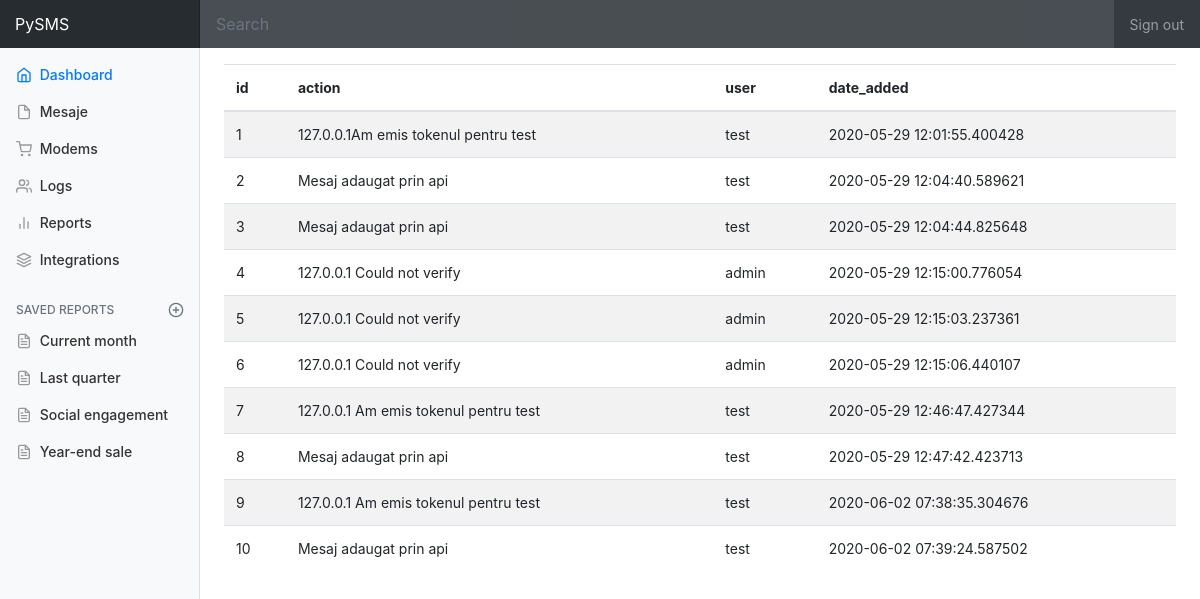
/logs, run on an earlier commit of the app's database.
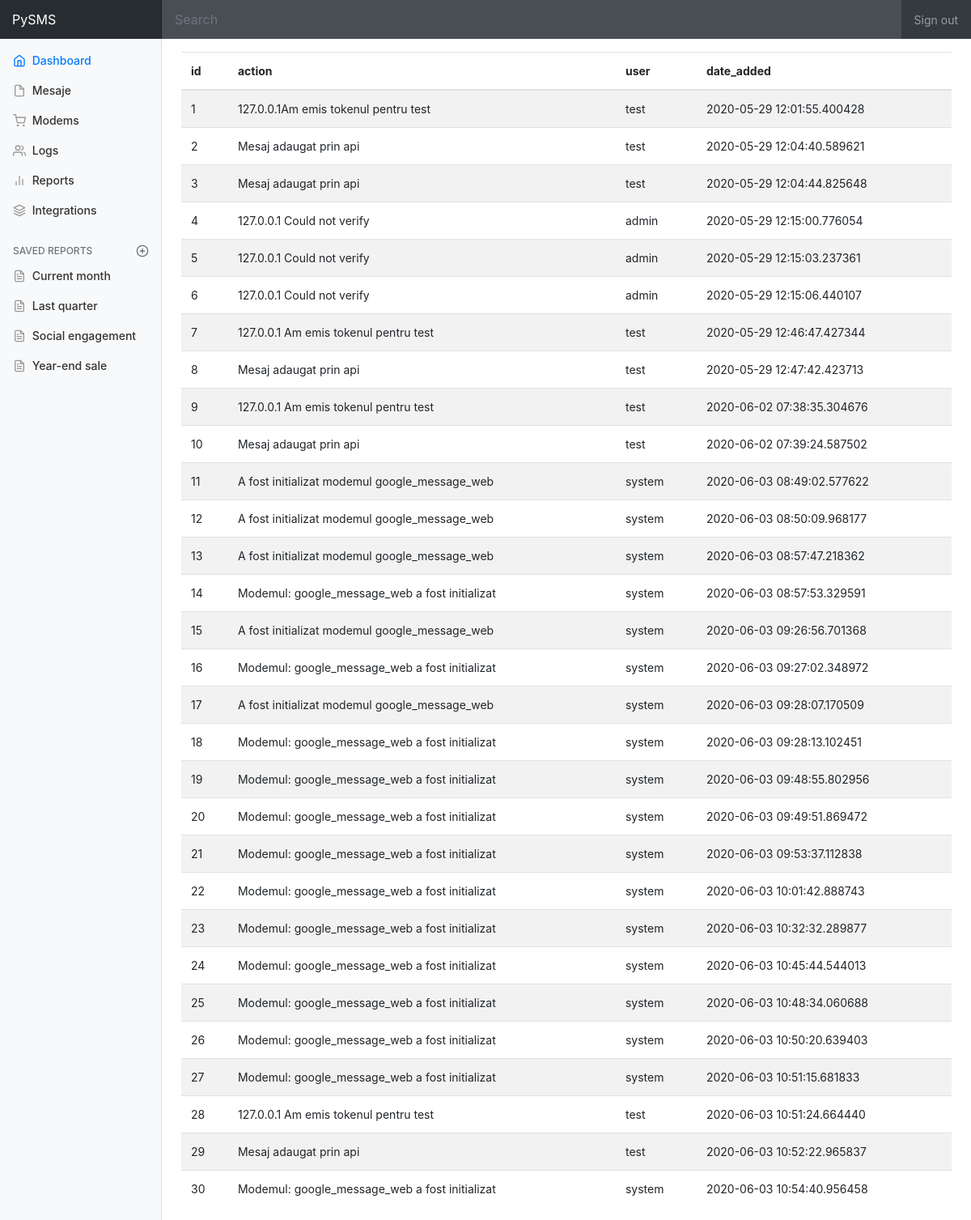
And on a later commit of the database.
### models.py (models this page shows)
class Logs(db.Model):
    id = db.Column(db.Integer, primary_key=True)
    action = db.Column(db.String(80), nullable=False)
    user = db.Column(db.String(80), nullable=False)
    date_added = db.Column(db.DateTime, nullable=False, default=datetime.datetime.utcnow)

### views.py (the view)
@app.route('/logs')
def logs():
    all_logs = Logs.query.all()
    return render_template('logs.html', all_logs=all_logs)

### templates/logs.html (shortened to what this page needs)
{% extends 'base.html' %}
{% block content %}
<div class="table-responsive">
          <table id="table_logs" class="table table-striped">
            <thead>
              <tr>
                <th>id</th>
                <th>action</th>
                <th>user</th>
                <th>date_added</th>
              </tr>
            </thead>
            <tbody>
              {% for log in all_logs %}
              <tr>
                <td>{{ log.id }}</td>
                <td>{{ log.action }}</td>
                <td>{{ log.user }}</td>
                <td>{{ log.date_added }}</td>
              </tr>
              {% endfor %}
            </tbody>
          </table>
        </div>
{% endblock %}
{% block scripts %}
<link rel="stylesheet" href="https://cdn.datatables.net/1.10.21/css/jquery.dataTables.min.css">
{% endblock %}

### templates/base.html (shortened to what this page needs)
<!doctype html>
<html lang="en">
  <head>
    <link href="https://getbootstrap.com/docs/4.0/dist/css/bootstrap.min.css" rel="stylesheet">
    <link href="{{ url_for('static', filename='css/dashboard.css') }}" rel="stylesheet">
  </head>
  <body>
    <nav class="navbar navbar-dark sticky-top bg-dark flex-md-nowrap p-0">
      <a class="navbar-brand col-sm-3 col-md-2 mr-0" href="#">PySMS</a>
      <input class="form-control form-control-dark w-100" type="text" placeholder="Search" aria-label="Search">
      <ul class="navbar-nav px-3">
        <li class="nav-item text-nowrap">
          <a class="nav-link" href="#">Sign out</a>
        </li>
      </ul>
    </nav>
    <div class="container-fluid">
      <div class="row">
        <nav class="col-md-2 d-none d-md-block bg-light sidebar">
          <div class="sidebar-sticky">
            <ul class="nav flex-column">
              <li class="nav-item">
                <a class="nav-link active" href="/">
                  <span data-feather="home"></span>
                  Dashboard <span class="sr-only">(current)</span>
                </a>
              </li>
              <li class="nav-item">
                <a class="nav-link" href="/mesaje">
                  <span data-feather="file"></span>
                  Mesaje
                </a>
              </li>
              <li class="nav-item">
                <a class="nav-link" href="/modems">
                  <span data-feather="shopping-cart"></span>
                  Modems
                </a>
              </li>
              <li class="nav-item">
                <a class="nav-link" href="/logs">
                  <span data-feather="users"></span>
                  Logs
                </a>
              </li>
              <li class="nav-item">
                <a class="nav-link" href="#">
                  <span data-feather="bar-chart-2"></span>
                  Reports
                </a>
              </li>
              <li class="nav-item">
                <a class="nav-link" href="#">
                  <span data-feather="layers"></span>
                  Integrations
                </a>
              </li>
            </ul>
            <h6 class="sidebar-heading d-flex justify-content-between align-items-center px-3 mt-4 mb-1 text-muted">
              <span>Saved reports</span>
              <a class="d-flex align-items-center text-muted" href="#">
                <span data-feather="plus-circle"></span>
              </a>
            </h6>
            <ul class="nav flex-column mb-2">
              <li class="nav-item">
                <a class="nav-link" href="#">
                  <span data-feather="file-text"></span>
                  Current month
                </a>
              </li>
              <li class="nav-item">
                <a class="nav-link" href="#">
                  <span data-feather="file-text"></span>
                  Last quarter
                </a>
              </li>
              <li class="nav-item">
                <a class="nav-link" href="#">
                  <span data-feather="file-text"></span>
                  Social engagement
                </a>
              </li>
              <li class="nav-item">
                <a class="nav-link" href="#">
                  <span data-feather="file-text"></span>
                  Year-end sale
                </a>
              </li>
            </ul>
          </div>
        </nav>
        <main role="main" class="col-md-9 ml-sm-auto col-lg-10 pt-3 px-4">
          {% block content %}
        {% endblock %}
        </main>
      </div>
    </div>
    {% block scripts %}
    {% endblock %}
  </body>
</html>

### static/css/dashboard.css (style rules this page uses)
body { font-size: .875rem; }
.feather { width: 16px; height: 16px; vertical-align: text-bottom; }
.sidebar { position: fixed; top: 0; bottom: 0; left: 0; z-index: 100; padding: 0; box-shadow: inset -1px 0 0 rgba(0, 0, 0, .1); }
.sidebar-sticky { position: -webkit-sticky; position: sticky; top: 48px; height: calc(100vh - 48px); padding-top: .5rem; overflow-x: hidden; overflow-y: auto; }
.sidebar .nav-link { font-weight: 500; color: #333; }
.sidebar .nav-link .feather { margin-right: 4px; color: #999; }
.sidebar .nav-link.active { color: #007bff; }
.sidebar .nav-link:hover .feather, .sidebar .nav-link.active .feather { color: inherit; }
.sidebar-heading { font-size: .75rem; text-transform: uppercase; }
.navbar-brand { padding-top: .75rem; padding-bottom: .75rem; font-size: 1rem; background-color: rgba(0, 0, 0, .25); box-shadow: inset -1px 0 0 rgba(0, 0, 0, .25); }
.navbar .form-control { padding: .75rem 1rem; border-width: 0; border-radius: 0; }
.form-control-dark { color: #fff; background-color: rgba(255, 255, 255, .1); border-color: rgba(255, 255, 255, .1); }

What changed in the data, as far as the page shows it:
added Logs: id "11", action "A fost initializat modemul google_message_web", user "system", date_added "2020-06-03 08:49:02.577622"
added Logs: id "12", action "A fost initializat modemul google_message_web", user "system", date_added "2020-06-03 08:50:09.968177"
added Logs: id "13", action "A fost initializat modemul google_message_web", user "system", date_added "2020-06-03 08:57:47.218362"
added Logs: id "14", action "Modemul: google_message_web a fost initializat", user "system", date_added "2020-06-03 08:57:53.329591"
added Logs: id "15", action "A fost initializat modemul google_message_web", user "system", date_added "2020-06-03 09:26:56.701368"
added Logs: id "16", action "Modemul: google_message_web a fost initializat", user "system", date_added "2020-06-03 09:27:02.348972"
added Logs: id "17", action "A fost initializat modemul google_message_web", user "system", date_added "2020-06-03 09:28:07.170509"
added Logs: id "18", action "Modemul: google_message_web a fost initializat", user "system", date_added "2020-06-03 09:28:13.102451"
added Logs: id "19", action "Modemul: google_message_web a fost initializat", user "system", date_added "2020-06-03 09:48:55.802956"
added Logs: id "20", action "Modemul: google_message_web a fost initializat", user "system", date_added "2020-06-03 09:49:51.869472"
added Logs: id "21", action "Modemul: google_message_web a fost initializat", user "system", date_added "2020-06-03 09:53:37.112838"
added Logs: id "22", action "Modemul: google_message_web a fost initializat", user "system", date_added "2020-06-03 10:01:42.888743"
added Logs: id "23", action "Modemul: google_message_web a fost initializat", user "system", date_added "2020-06-03 10:32:32.289877"
added Logs: id "24", action "Modemul: google_message_web a fost initializat", user "system", date_added "2020-06-03 10:45:44.544013"
added Logs: id "25", action "Modemul: google_message_web a fost initializat", user "system", date_added "2020-06-03 10:48:34.060688"
added Logs: id "26", action "Modemul: google_message_web a fost initializat", user "system", date_added "2020-06-03 10:50:20.639403"
added Logs: id "27", action "Modemul: google_message_web a fost initializat", user "system", date_added "2020-06-03 10:51:15.681833"
added Logs: id "28", action "127.0.0.1 Am emis tokenul pentru test", user "test", date_added "2020-06-03 10:51:24.664440"
added Logs: id "29", action "Mesaj adaugat prin api", user "test", date_added "2020-06-03 10:52:22.965837"
added Logs: id "30", action "Modemul: google_message_web a fost initializat", user "system", date_added "2020-06-03 10:54:40.956458"
